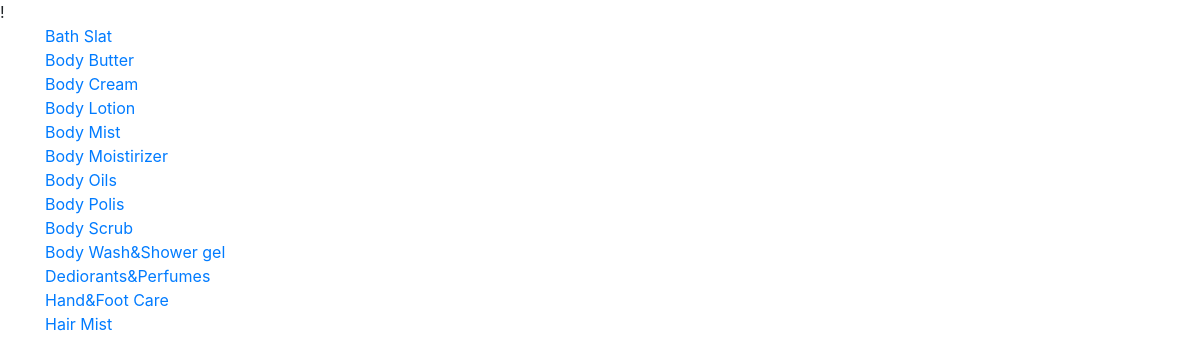
Page /category/1 on the committed database.
### customer/models.py (models this page shows, shortened)
class Sub_category(models.Model):
    name=models.CharField(max_length=200)
    category_id=models.ForeignKey(Category,on_delete=models.CASCADE)
    date_created=models.DateTimeField(verbose_name='date joined', auto_now_add=True)

### customer/views.py (the view)
# urls.py: path("category/<pk>",customer_views.sub_category,name="subcategory"),
def sub_category(request,pk):
    sc=customer_model.Sub_category.objects.filter(category_id=pk)
    return render(request,"subcategory.html",{"subcategory":sc})

### customer/templates/subcategory.html (shortened to what this page needs)
!{% extends "base.html" %}
{% block content %}
<div class="container">
    {% for c in subcategory %}
    <a href="{% url 'sub_cattegory_product' c.id %}">{{c.name}}</a><br>
    {% endfor %}
{% endblock %}

### customer/templates/base.html (shortened to what this page needs)
<!DOCTYPE html>
{% load static %}
<html lang="en">
<head>
    <link rel="stylesheet" href="https://stackpath.bootstrapcdn.com/bootstrap/4.3.1/css/bootstrap.min.css">
</head>
<body>
    {% block content %} {% endblock %}
</body>
</html>

### rows in the picture
Sub_category: name "Bath Slat"
Sub_category: name "Body Butter"
Sub_category: name "Body Cream"
Sub_category: name "Body Lotion"
Sub_category: name "Body Mist"
Sub_category: name "Body Moistirizer"
Sub_category: name "Body Oils"
Sub_category: name "Body Polis"
Sub_category: name "Body Scrub"
Sub_category: name "Body Wash&Shower gel"
Sub_category: name "Dediorants&Perfumes"
Sub_category: name "Hand&Foot Care"
Sub_category: name "Hair Mist"
